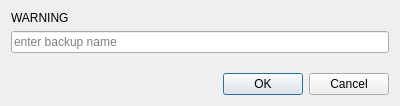
<?xml version="1.0" encoding="UTF-8"?>
<ui version="4.0">
 <class>OverwriteBackupDialog</class>
 <widget class="QDialog" name="OverwriteBackupDialog">
  <property name="geometry">
   <rect>
    <x>0</x>
    <y>0</y>
    <width>400</width>
    <height>106</height>
   </rect>
  </property>
  <property name="windowTitle">
   <string>Overwrite Backup</string>
  </property>
  <layout class="QVBoxLayout" name="verticalLayout">
   <item>
    <widget class="QLabel" name="warning_label">
     <property name="text">
      <string>WARNING</string>
     </property>
    </widget>
   </item>
   <item>
    <widget class="ValidatingLineEdit" name="backup_field">
     <property name="placeholderText">
      <string>enter backup name</string>
     </property>
    </widget>
   </item>
   <item>
    <spacer name="verticalSpacer">
     <property name="orientation">
      <enum>Qt::Vertical</enum>
     </property>
     <property name="sizeHint" stdset="0">
      <size>
       <width>20</width>
       <height>7</height>
      </size>
     </property>
    </spacer>
   </item>
   <item>
    <widget class="QDialogButtonBox" name="buttonBox">
     <property name="orientation">
      <enum>Qt::Horizontal</enum>
     </property>
     <property name="standardButtons">
      <set>QDialogButtonBox::Cancel|QDialogButtonBox::Ok</set>
     </property>
    </widget>
   </item>
  </layout>
 </widget>
 <customwidgets>
  <customwidget>
   <class>ValidatingLineEdit</class>
   <extends>QLineEdit</extends>
   <header>ui/validatinglineedit.h</header>
  </customwidget>
 </customwidgets>
 <resources/>
 <connections>
  <connection>
   <sender>buttonBox</sender>
   <signal>accepted()</signal>
   <receiver>OverwriteBackupDialog</receiver>
   <slot>accept()</slot>
   <hints>
    <hint type="sourcelabel">
     <x>248</x>
     <y>254</y>
    </hint>
    <hint type="destinationlabel">
     <x>157</x>
     <y>274</y>
    </hint>
   </hints>
  </connection>
  <connection>
   <sender>buttonBox</sender>
   <signal>rejected()</signal>
   <receiver>OverwriteBackupDialog</receiver>
   <slot>reject()</slot>
   <hints>
    <hint type="sourcelabel">
     <x>316</x>
     <y>260</y>
    </hint>
    <hint type="destinationlabel">
     <x>286</x>
     <y>274</y>
    </hint>
   </hints>
  </connection>
 </connections>
</ui>
